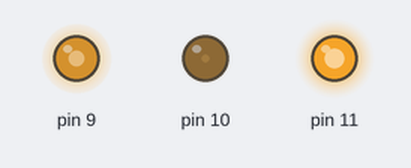
A sketch run on a simulated Arduino Uno, built with avr-gcc and run on an emulated ATmega328P. Shown: output pins drawn as LEDs (lit = HIGH). Random numbers use the default seed unless the sketch sets one.

Above: at 0.1 s.
At 4.1 s:
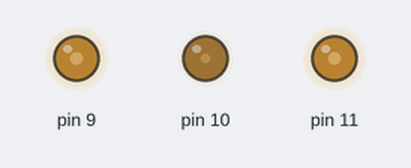
At 9.1 s:
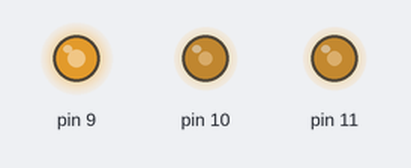
At 19.1 s:
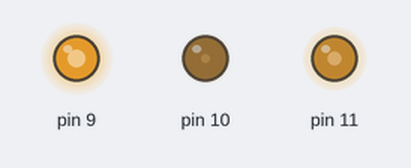
At 28.1 s:
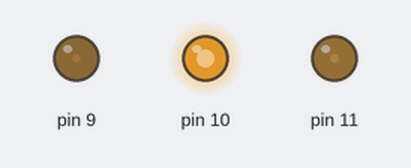
At 38.1 s:
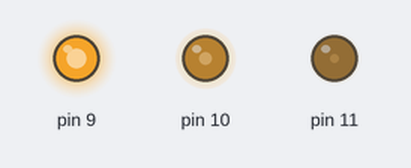
Timing chart, 0 to 40.0 s (numbered marks = the images above):
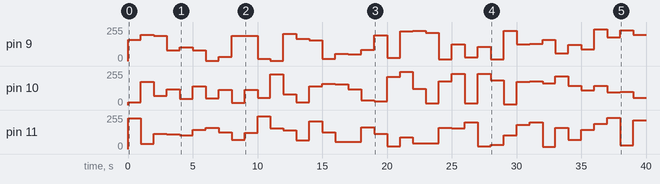

Measured:
- by itself, pin 9: 0/255 → 158/255 at 0.00 s, → 197/255 1.0 s later, → 188/255 1.0 s later, → 80/255 1.0 s later, … (40 changes in this stretch)
- by itself, pin 10: 0/255 → 19/255 at 0.00 s, → 175/255 1.0 s later, → 68/255 1.0 s later, → 120/255 1.0 s later, … (40 changes in this stretch)

The sketch:

led_rgb.ino
```cpp
void setup() {
  pinMode(11,OUTPUT);
  pinMode(10,OUTPUT);
  pinMode(9,OUTPUT);

}

void loop() {
  // put your main code here, to run repeatedly:

  analogWrite(11,random(0,255));
  analogWrite(10,random(0,255));
  analogWrite(9,random(0,255));
  delay(1000);
}
```
